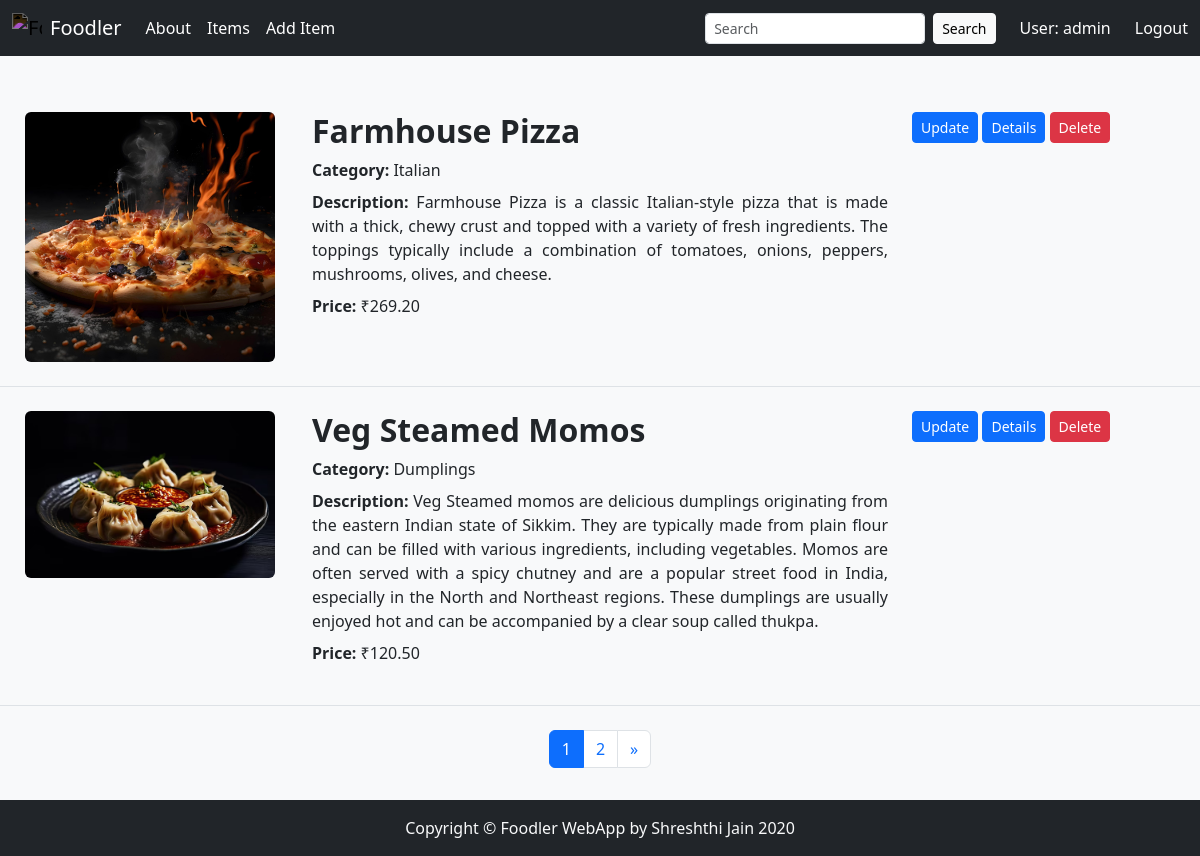
Screenshot of /food/ (signed in) with the database file from the repository.
### Food/models.py (models this page shows, shortened)
class Item(models.Model):
    user = models.ForeignKey(User, on_delete=models.CASCADE, default=1)
    item_name = models.CharField(max_length=100)
    item_description = models.CharField(max_length=500)
    item_price = models.DecimalField(max_digits=10, decimal_places=2)
    item_image = models.ImageField(upload_to='item_images/', blank=True, null=True)
    item_category = models.CharField(max_length=50)

### Food/views.py (the view)
# urls.py: path("food/", views.item_list, name="item_list"),
def item_list(request):
    items = Item.objects.all()
    item_names = request.GET.get('search_item')
    if item_names != "" and item_names is not None:
        items = items.filter(item_name__icontains=item_names)
    paginator = Paginator(items, 2)
    page = request.GET.get('page')
    items = paginator.get_page(page)
    context = {
        'items': items
    }
    return render(request, 'Food/item_list.html', context=context )

### Food/templates/Food/item_list.html (shortened to what this page needs)
{% extends 'food/base.html' %}
{% load static %}
{% block body %}
<div class="container-fluid py-3">
    {% for item in items %}
        <div class="row py-4 border-bottom">
            <div class="col-md-3 text-center">
                {% if item.item_image %}
                    <img src="{{ item.item_image.url }}" alt="{{ item.item_name }}"
                            class="img-fluid rounded" height="250" width="250">
                {% else %}
                    <img src="{% static 'food/images/foodie-icon.svg' %}" alt="No Image"
                            class="img-fluid rounded" height="250" width="250">
                {% endif %}
            </div>
            <div class="col-md-6">
                <ul class="list-unstyled justify-text">
                    <li class="mb-2">
                        <h2 class="fw-bold">{{ item.item_name }}</h2>
                    </li>
                    <li class="mb-2"><strong>Category:</strong> {{ item.item_category }}</li>
                    <li class="mb-2"><strong>Description:</strong> {{ item.item_description }}</li>
                    <li class="mb-2"><strong>Price:</strong> ₹{{ item.item_price }}</li>
                </ul>
            </div>
            <div class="col-md-3">
                <a href="{% url 'food:update_item' item.id %}" ><button class="btn btn-primary btn-sm">Update</button></a>
                <a href="{% url 'food:item_details' item.id %}" ><button class="btn btn-primary btn-sm">Details</button></a>
                <a href="{% url 'food:delete_item' item.id %}" ><button class="btn btn-danger btn-sm">Delete</button></a>
            </div>
        </div>
    {% empty %}
        <p class="text-muted text-center">No items available.</p>
    {% endfor %}
    <div class="align-items-center mt-4">
        <nav aria-label="Page navigation">
            <ul class="pagination justify-content-center">
                {% for page_num in items.paginator.page_range %}
                    <li class="page-item {% if items.number == page_num %}active{% endif %}">
                        <a class="page-link" href="?page={{ page_num }}">{{ page_num }}</a>
                    </li>
                {% endfor %}
                {% if items.has_next %}
                    <li class="page-item">
                        <a class="page-link" href="?page={{ items.next_page_number }}" aria-label="Next">
                            <span aria-hidden="true">&raquo;</span>
                        </a>
                    </li>
                {% endif %}
            </ul>
        </nav>
    </div>
</div>
{% endblock %}

### Food/templates/Food/base.html (shortened to what this page needs)
{% load static %}
<!DOCTYPE html>
<html lang="en">
  <head>
    <link
      rel="stylesheet"
      href="https://cdn.jsdelivr.net/npm/bootstrap@5.3.7/dist/css/bootstrap.min.css"
    />
  </head>
  <body class="bg-light">
  <div class="d-flex flex-column min-vh-100">
    <main class="flex-grow-1">
      <nav class="navbar navbar-expand-lg navbar-dark bg-dark mb-3">
      <div class="container-fluid">
        <a
          class="navbar-brand d-flex align-items-center disabled"
          href="{% url 'food:index' %}"
        >
          <img
            src="{% static 'Food/images/foodie-icon.svg' %}"
            alt="Foodie Icon"
            style="height: 30px; width: 30px; filter: invert(1)"
            class="me-2 disabled"
          />
          Foodler
        </a>
        <div class="collapse navbar-collapse" id="navbarContent">
          <ul class="navbar-nav me-auto mb-2 mb-lg-0">
            <li class="nav-item">
              <a class="nav-link active" href="{% url 'food:index' %}"
                >About</a
              >
            </li>
            <li class="nav-item">
              <a class="nav-link active" href="{% url 'food:item_list' %}"
                >Items</a
              >
            </li>
            <li class="nav-item">
              <a class="nav-link active" href="{% url 'food:add_item' %}">Add Item</a>
            </li>
          </ul>
          <ul class="navbar-nav align-items-center gap-3">
            <li class="nav-item">
              <form class="d-flex" role="search">
                <input
                  class="form-control form-control-sm me-2"
                  type="search"
                  placeholder="Search"
                  aria-label="Search"
                  name="search_item"
                />
                <button class="btn btn-sm btn-light" type="submit">
                  Search
                </button>
              </form>
            </li>
            {% if user.is_authenticated %}
            <li class="nav-item">
              <a class="nav-link active" href="{% url 'profile' %}"
                >User: {{ user.username }}</a
              >
            </li>
            <li class="nav-item">
              <form method="post" action="{% url 'logout' %}">
                <button type="submit" class="btn btn-link nav-link p-0 active">
                  Logout
                </button>
              </form>
            </li>
            {% else %}
            <li class="nav-item">
              <a class="nav-link" href="{% url 'login' %}">Login</a>
            </li>
            {% endif %}
          </ul>
        </div>
      </div>
    </nav>
    {% block body %}{% endblock %}
    </main>
    <footer class="bg-dark text-light py-3 text-center">
      <p class="mb-0">Copyright © Foodler WebApp by Shreshthi Jain 2020</p>
    </footer>
    </div>
  </body>
  </body>
</html>

### Food/templates/Food/item_list.html (style rules this page uses)
.justify-text { text-align: justify; }

### rows the page displays
Item: item_image (picture), item_name "Farmhouse Pizza", item_category "Italian", item_description "Farmhouse Pizza is a classic Italian-style pizza that is made with a thick, chewy crust and topped with a variety of fresh ingredients. The toppings typically include a combination of tomatoes, onions, peppers, mushrooms, olives, and cheese.", item_price "269.20"
Item: item_image (picture), item_name "Veg Steamed Momos", item_category "Dumplings", item_description "Veg Steamed momos are delicious dumplings originating from the eastern Indian state of Sikkim. They are typically made from plain flour and can be filled with various ingredients, including vegetables. Momos are often served with a spicy chutney and are a popular street food in India, especially in the North and Northeast regions. These dumplings are usually enjoyed hot and can be accompanied by a clear soup called thukpa.", item_price "120.50"

### other values shown
{{ user.username }} "admin"
{{ page_num }} "1" "2"
